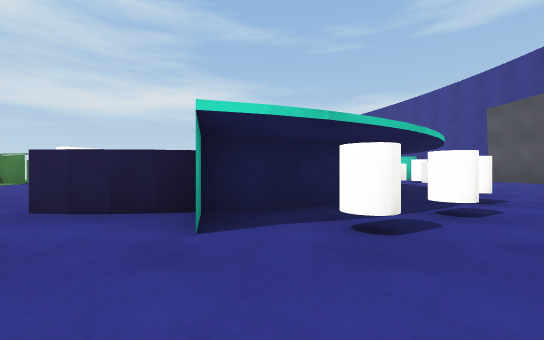
view 1 (above)

16 first-person views from a walk through a 3-D level made in the Unity game engine. The camera is 0.41 m above the floor, looks level and sees 90° across. The floor is counted in squares, 1 m on a side. Each view is taken from the middle of a square. On the plan, view 1 faces up. The plan holds only what a view shows up to about 9 squares ahead; the rest is blank. Surface patterns are stand-ins for the level's own textures.

view 2
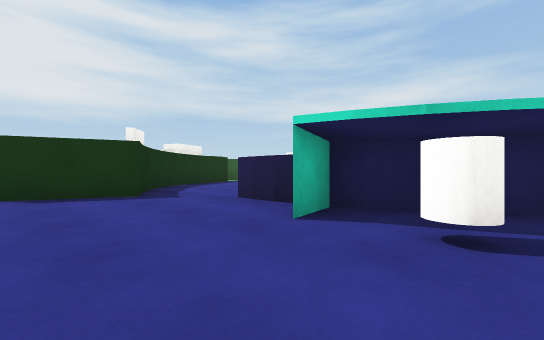

view 3
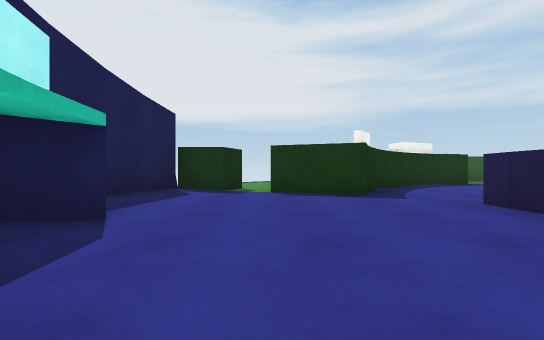

view 4
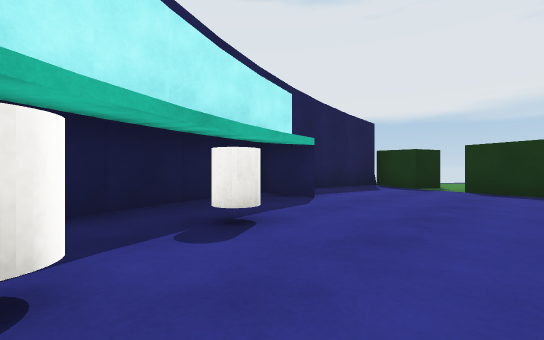

view 5
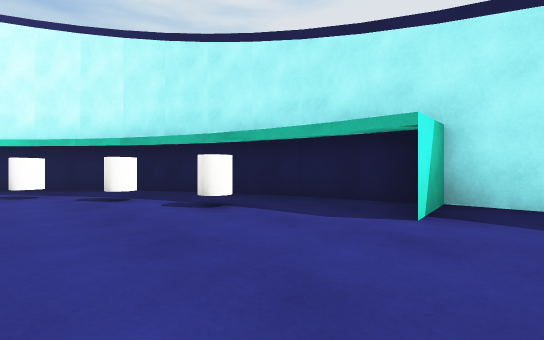

view 6
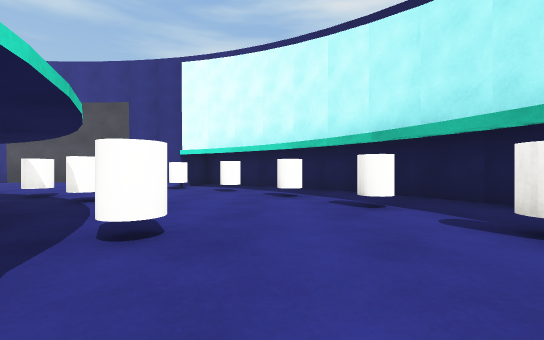

view 7
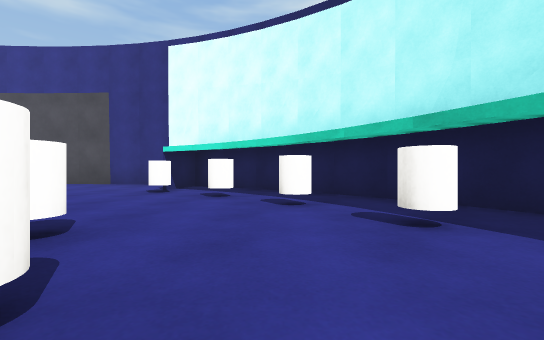

view 8
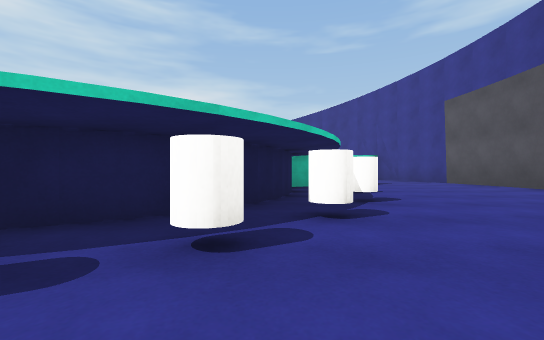

view 9
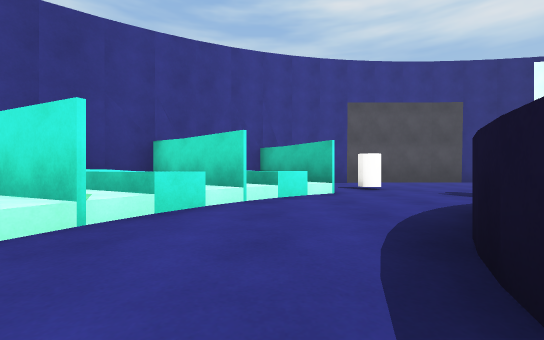

view 10
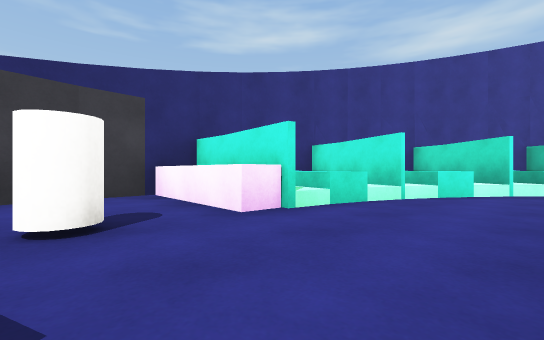

view 11
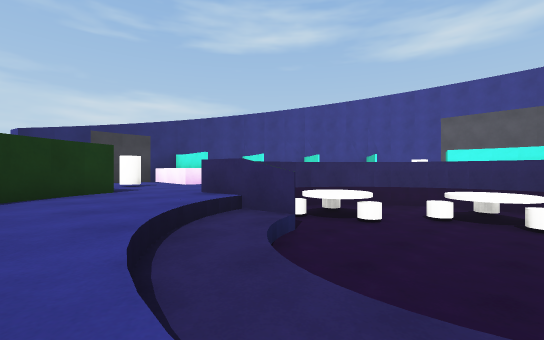

view 12
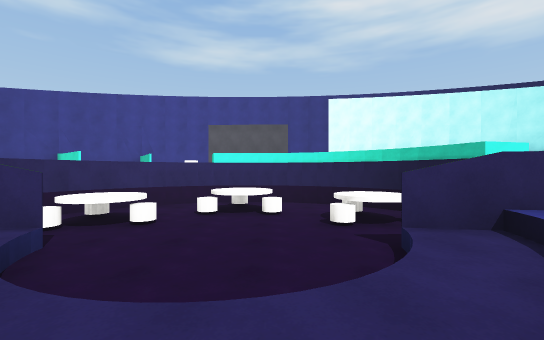

view 13
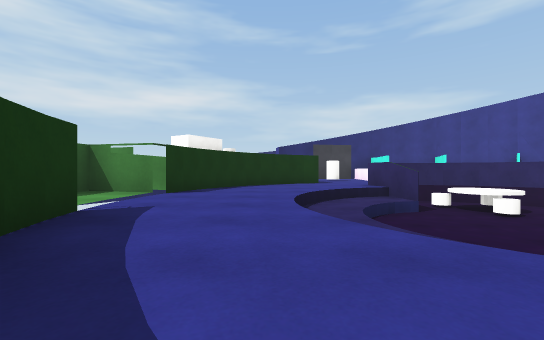

view 14
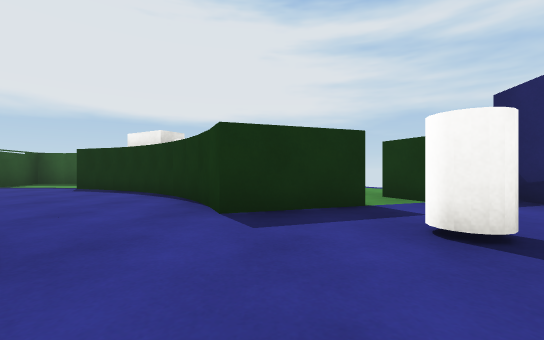

view 15
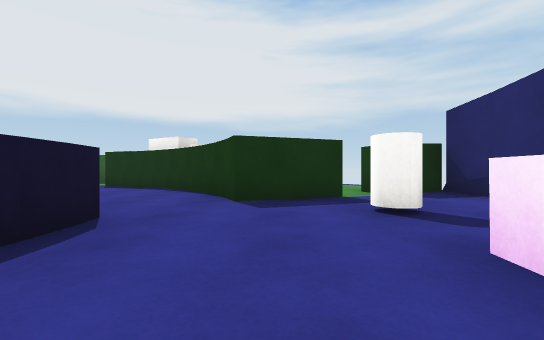

view 16
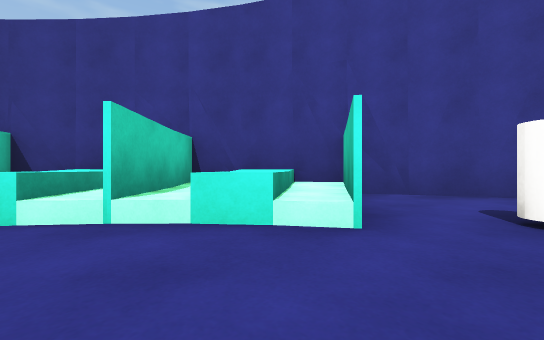

### Floor plan
Key: @ floor where view 1 was taken; # wall or solid block; . floor; ^ raised ledge; v drop or lower ground; T thing the floor can be seen under or through.
Columns run from 9 left of view 1 to 8 right of it. Each row starts with its distance up from view 1.
 16      #####
 15     ##..^^ ##
 14     #...^^ ^^#
 13     ##..^^#^^^#
 12     ##.....^^^^#
 11     #.......^^###
 10     ...###...#..#
  9  ###..vvvv#...#.#
  8 ###..vvvvvv##...##
  7 #....vvvvvv##....#
  6 ###..vvvvvv##...##
  5  ##..vvvvvv##...#
  4   ##..vvvvT.....#
  3    #...#vTTT..###
  2      #..#.TT.###
  1      #......#
  0     ##...@.##
 -1     #.....###
 -2     ##..####
 -3      ####

Where each view was taken, in squares from view 1:
view 1: 0 up, 0 right, facing up
view 2: 0 up, 1 right, facing up-left
view 3: 0 up, 1 right, facing left
view 4: 1 up, 2 right, facing down-left
view 5: 1 up, 2 left, facing down-right
view 6: 1 up, 1 left, facing right
view 7: 1 up, 0 right, facing right
view 8: 1 up, 2 right, facing up
view 9: 11 up, 1 left, facing right
view 10: 11 up, 3 left, facing up-right
view 11: 6 up, 5 left, facing up-right
view 12: 6 up, 5 left, facing right
view 13: 3 up, 5 left, facing up
view 14: 12 up, 1 left, facing left
view 15: 12 up, 0 right, facing left
view 16: 9 up, 2 right, facing up-right
